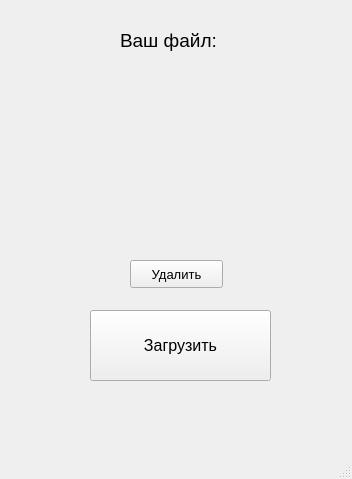
<?xml version="1.0" encoding="UTF-8"?>
<ui version="4.0">
 <class>MainWindow</class>
 <widget class="QMainWindow" name="MainWindow">
  <property name="enabled">
   <bool>true</bool>
  </property>
  <property name="geometry">
   <rect>
    <x>0</x>
    <y>0</y>
    <width>352</width>
    <height>479</height>
   </rect>
  </property>
  <property name="windowTitle">
   <string>MainWindow</string>
  </property>
  <property name="animated">
   <bool>true</bool>
  </property>
  <widget class="QWidget" name="centralwidget">
   <widget class="QPushButton" name="pushButton">
    <property name="geometry">
     <rect>
      <x>90</x>
      <y>310</y>
      <width>181</width>
      <height>71</height>
     </rect>
    </property>
    <property name="font">
     <font>
      <pointsize>12</pointsize>
     </font>
    </property>
    <property name="cursor">
     <cursorShape>PointingHandCursor</cursorShape>
    </property>
    <property name="text">
     <string>Загрузить</string>
    </property>
    <property name="autoRepeat">
     <bool>false</bool>
    </property>
    <property name="autoExclusive">
     <bool>false</bool>
    </property>
   </widget>
   <widget class="QLabel" name="label">
    <property name="geometry">
     <rect>
      <x>120</x>
      <y>10</y>
      <width>131</width>
      <height>61</height>
     </rect>
    </property>
    <property name="font">
     <font>
      <pointsize>14</pointsize>
     </font>
    </property>
    <property name="text">
     <string>Ваш файл:</string>
    </property>
   </widget>
   <widget class="QLabel" name="label_2">
    <property name="enabled">
     <bool>true</bool>
    </property>
    <property name="geometry">
     <rect>
      <x>140</x>
      <y>110</y>
      <width>71</width>
      <height>91</height>
     </rect>
    </property>
    <property name="autoFillBackground">
     <bool>false</bool>
    </property>
    <property name="text">
     <string/>
    </property>
    <property name="pixmap">
     <pixmap>pdf_icon.png</pixmap>
    </property>
    <property name="scaledContents">
     <bool>true</bool>
    </property>
    <property name="openExternalLinks">
     <bool>false</bool>
    </property>
   </widget>
   <widget class="QPushButton" name="pushButton_2">
    <property name="geometry">
     <rect>
      <x>130</x>
      <y>260</y>
      <width>93</width>
      <height>28</height>
     </rect>
    </property>
    <property name="font">
     <font>
      <pointsize>10</pointsize>
     </font>
    </property>
    <property name="cursor">
     <cursorShape>PointingHandCursor</cursorShape>
    </property>
    <property name="text">
     <string>Удалить</string>
    </property>
   </widget>
  </widget>
  <widget class="QMenuBar" name="menubar">
   <property name="geometry">
    <rect>
     <x>0</x>
     <y>0</y>
     <width>352</width>
     <height>26</height>
    </rect>
   </property>
  </widget>
  <widget class="QStatusBar" name="statusbar"/>
 </widget>
 <resources/>
 <connections/>
</ui>
